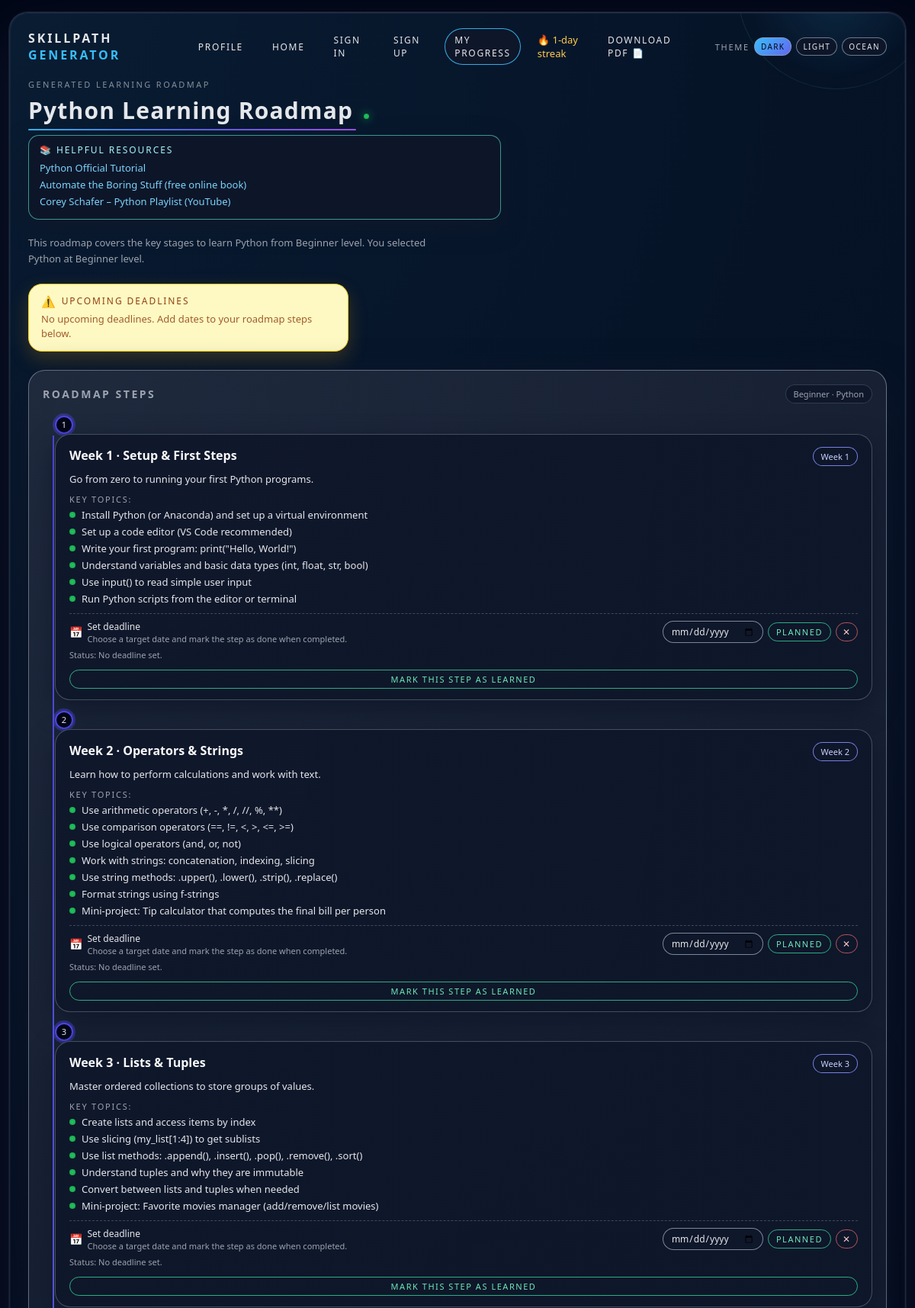
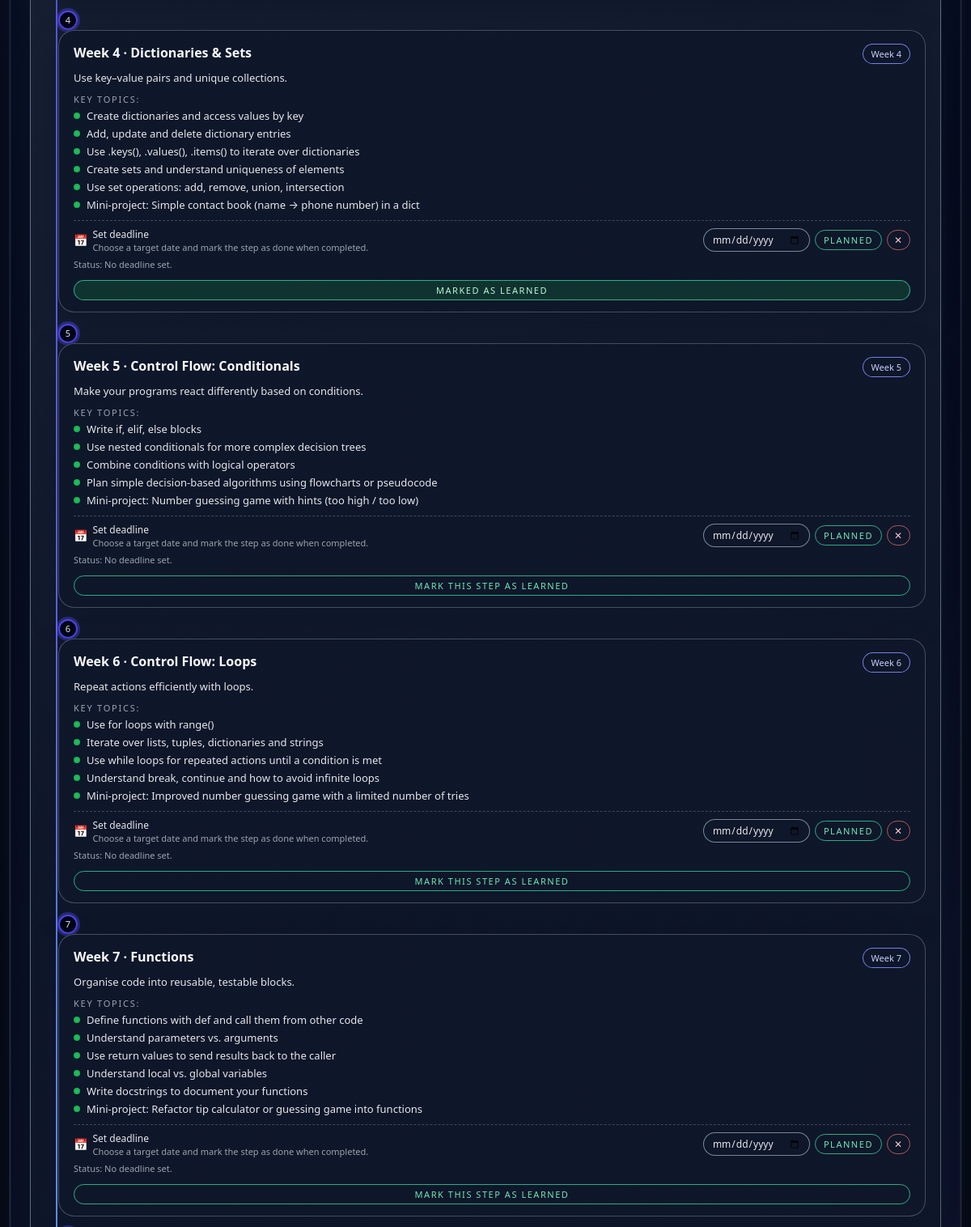
Page /roadmap/ (signed in, upper part) on the committed database (2 pictures, top to bottom).
### core/models.py (models this page shows, shortened)
class UserStreak(models.Model):
    user = models.OneToOneField(User, on_delete=models.CASCADE)
    current_streak = models.IntegerField(default=0)
    longest_streak = models.IntegerField(default=0)
    last_completed_date = models.DateField(null=True, blank=True)

class RoadmapStep(models.Model):
    language = models.CharField(max_length=100)
    title = models.CharField(max_length=255)
    week = models.IntegerField()
    level = models.CharField(max_length=100)

### core/views.py (the view, shortened to what this page needs)
# urls.py: path('roadmap/', views.roadmap, name='roadmap'),
def roadmap(request):
    mode = (request.GET.get("mode") or "language").strip() or "language"
    raw_language = request.GET.get("language") or "Python"
    raw_level = request.GET.get("level") or "Beginner"
    language, level, steps, title, subtitle = build_language_roadmap(
        request.user, raw_language, raw_level
    )
    resources = LANGUAGE_RESOURCE_LINKS.get(language, {}).get(level, [])
    pdf_url = reverse("roadmap_pdf")
    pdf_download_url = (
        f"{pdf_url}?mode=language"
        f"&language={quote_plus(language)}"
        f"&level={quote_plus(level)}"
    )
    return render(
        request,
        "core/roadmap.html",
        {
            "mode": "language",
            "language": language,
            "level": level,
            "title": title,
            "subtitle": subtitle,
            "steps": steps,               # has topics, db_id, is_completed
            "resources": resources,
            "pdf_download_url": pdf_download_url,
        },
    )

### core/templates/core/roadmap.html (shortened to what this page needs)
{% extends 'core/base.html' %}
{% block main %}
<div class="header" data-roadmap-meta
     data-language="{{ language|default_if_none:'' }}"
     data-level="{{ level|default_if_none:'' }}">
    <div class="title-block">
        <div class="title-eyebrow">Generated Learning Roadmap</div>
        <div class="title-main">
            <span class="title-highlight">{{ title }}</span>
            <span class="title-dot"></span>
        </div>
        {% if resources %}
<div class="resource-panel">
    <div class="resource-title">📚 Helpful Resources</div>
    <ul class="resource-list">
        {% for r in resources %}
        <li><a href="{{ r.url }}" target="_blank" rel="noopener noreferrer">{{ r.label }}</a></li>
        {% endfor %}
    </ul>
</div>
{% endif %}
        <p class="subtitle">
            {{ subtitle }}
        </p>
    </div>
</div>
<div class="roadmap-layout">
    <div class="deadline-summary-wrapper">
        <div class="deadline-summary-card">
            <div class="deadline-summary-title">
                <span class="deadline-summary-title-icon">⚠️</span>
                <span>Upcoming deadlines</span>
            </div>
            <div class="deadline-summary-body js-deadline-summary-body">
            </div>
        </div>
    </div>
    <div class="roadmap-main-card">
        <div class="roadmap-main-header">
            <h2>Roadmap steps</h2>
            <div class="pill-soft">
                {{ level }} · {{ language|default_if_none:"" }}
            </div>
        </div>
        <div class="roadmap-body">
            <div class="roadmap-timeline">
                <div class="roadmap-timeline-line"></div>
            </div>
            <div class="roadmap-steps">
                {% for step in steps %}
                <div class="roadmap-step-row">
                    <div class="step-badge">{{ step.number }}</div>
                    <div class="step-card"
                         data-step-number="{{ step.number }}">
                        <div class="step-header">
                            <div class="step-title">{{ step.title }}</div>
                            <div class="step-duration-pill">{{ step.duration }}</div>
                        </div>
                        <div class="step-summary">{{ step.summary }}</div>
                        <div class="step-topics-title">Key topics:</div>
                        <ul class="step-topics-list">
                            {% for topic in step.topics %}
                            <li class="step-topics-item">
                                <div class="step-topics-bullet"></div>
                                <div>{{ topic }}</div>
                            </li>
                            {% endfor %}
                        </ul>
                        <div class="step-footer-row">
                            <div class="deadline-row">
                                <div class="deadline-left">
                                    <span class="deadline-icon">📅</span>
                                    <div>
                                        <div class="deadline-label-main">Set deadline</div>
                                        <div class="deadline-label-sub">
                                            Choose a target date and mark the step as done when completed.
                                        </div>
                                    </div>
                                </div>
                                <div class="deadline-right">
                                    <input type="date"
                                           class="deadline-input"
                                           data-deadline-input
                                           data-step="{{ step.number }}">
                                    <button type="button"
                                            class="deadline-status-btn"
                                            data-deadline-done
                                            data-step="{{ step.number }}">
                                        Planned
                                    </button>
                                    <button type="button"
                                            class="deadline-clear-btn"
                                            data-deadline-clear
                                            data-step="{{ step.number }}">
                                        ✕
                                    </button>
                                </div>
                            </div>
                            <div class="step-status-note" data-step-status-note data-step="{{ step.number }}">
                            </div>
                            {% if user.is_authenticated and step.db_id %}
                            <form method="post"
                                  action="{% url 'toggle_progress' step.db_id %}"
                                  style="margin-top:6px;">
                                <button type="submit"
                                        class="deadline-status-btn{% if step.is_completed %} done{% endif %}">
                                    {% if step.is_completed %}
                                        Marked as learned
                                    {% else %}
                                        Mark this step as learned
                                    {% endif %}
                                </button>
                            </form>
                            {% endif %}
                        </div>
                    </div>
                </div>
                {% endfor %}
            </div>
        </div>
    </div>
</div>
{% endblock %}

### core/templates/core/base.html (shortened to what this page needs)
<!DOCTYPE html>
<html lang="en">
<head>
</head>
<body class="theme-dark">
<div class="container">
    <div class="navbar">
        <div class="nav-brand">SkillPath <span>Generator</span></div>
        <div class="nav-links">
            <a href="{% url 'profile' %}" class="nav-link">Profile</a>
            <a href="{% url 'home' %}" class="nav-link">Home</a>
            <a href="{% url 'sign_in' %}" class="nav-link">Sign In</a>
            <a href="{% url 'sign_up' %}" class="nav-link">Sign Up</a>
            <a href="{% url 'my_progress' %}" class="nav-link nav-pill">My Progress</a>
            {% if user.is_authenticated and user.userstreak %}
                <span style="margin-left:10px; font-size:13px; color:#ffcc4b;">
                🔥 {{ user.userstreak.current_streak }}-day streak
                </span>
            {% endif %}
            {% if pdf_download_url %}
                <a href="{{ pdf_download_url }}" class="nav-link nav-link-pill">
                Download PDF 📄
                </a>
            {% endif %}
            <div class="nav-theme-toggle">
                <span>Theme</span>
                <button type="button" class="theme-chip" data-theme-btn="dark">Dark</button>
                <button type="button" class="theme-chip" data-theme-btn="light">Light</button>
                <button type="button" class="theme-chip" data-theme-btn="ocean">Ocean</button>
            </div>
        </div>
    </div>
    {% block main %}{% endblock %}
</div>
</body>
</html>

### core/templates/core/base.html (style rules this page uses)
* { box-sizing: border-box; margin: 0; padding: 0; font-family: system-ui, -apple-system, BlinkMacSystemFont, "Segoe UI", sans-serif; }
body { min-height: 100vh; background: radial-gradient(circle at top, #020617 0, #020617 35%, #020617 40%, #000 100%); padding: 16px 12px; color: #e5e7eb; transition: background 0.4s ease, color 0.3s ease; }
.container { width: 100%; max-width: 1200px; margin: 0 auto; background: radial-gradient(circle at top left, rgba(56, 189, 248, 0.12), transparent 55%), radial-gradient(circle at bottom right, rgba(129, 140, 248, 0.15), transparent 55%), linear-gradient(145deg, #020617, #020617, #020617); border-radius: 24px; padding: 20px 24px 20px 24px; box-shadow: 0 32px 80px rgba(15, 23, 42, 0.95), 0 0 0 1px rgba(148, 163, 184, 0.18); border: 1px solid rgba(148, 163, 184, 0.18); position: relative; overflow: hidden; min-height: calc(100vh - 32px); display: flex; flex-direction: column; }
.container::before { content: ""; position: absolute; inset: 0; pointer-events: none; border-radius: inherit; border: 1px solid rgba(148, 163, 184, 0.2); opacity: 0.4; }
.navbar { position: relative; z-index: 1; display: flex; align-items: center; justify-content: space-between; margin-bottom: 18px; }
.nav-brand { font-size: 16px; font-weight: 650; letter-spacing: 0.18em; text-transform: uppercase; color: #e5e7eb; }
.nav-brand span { color: #38bdf8; }
.nav-links { display: flex; gap: 12px; align-items: center; }
.nav-links { position: relative; z-index: 9999; }
nav, .navbar { position: relative; z-index: 9999; }
.nav-link { font-size: 12px; letter-spacing: 0.14em; text-transform: uppercase; padding: 6px 12px; border-radius: 999px; border: 1px solid transparent; text-decoration: none; color: #e5e7eb; background: transparent; cursor: pointer; }
.nav-pill { border-color: rgba(56, 189, 248, 0.9); background: rgba(15, 23, 42, 0.95); }
.nav-theme-toggle { display: flex; align-items: center; gap: 6px; margin-left: 18px; font-size: 11px; letter-spacing: 0.16em; text-transform: uppercase; color: #9ca3af; }
.theme-chip { border-radius: 999px; border: 1px solid rgba(148, 163, 184, 0.7); padding: 4px 8px; font-size: 10px; letter-spacing: 0.14em; text-transform: uppercase; background: rgba(15, 23, 42, 0.9); color: #e5e7eb; cursor: pointer; transition: background 0.2s ease, color 0.2s ease, box-shadow 0.2s ease; }
.theme-chip-active { background: linear-gradient(135deg, #38bdf8, #6366f1); color: #020617; box-shadow: 0 0 0 1px rgba(15, 23, 42, 0.9); }
.header { position: relative; z-index: 1; margin-bottom: 22px; }
.title-block { max-width: 620px; }
.title-eyebrow { font-size: 11px; letter-spacing: 0.22em; text-transform: uppercase; color: #9ca3af; opacity: 0.85; }
.title-main { margin-top: 6px; font-size: 30px; font-weight: 750; letter-spacing: 0.04em; display: inline-flex; align-items: baseline; gap: 10px; }
.title-highlight { position: relative; padding-right: 4px; }
.title-highlight::after { content: ""; position: absolute; left: 0; bottom: -6px; width: 100%; height: 2px; border-radius: 999px; background: linear-gradient(90deg, #38bdf8, #6366f1, #a855f7); opacity: 0.9; }
.title-dot { width: 7px; height: 7px; border-radius: 999px; background: radial-gradient(circle, #22c55e, #16a34a); box-shadow: 0 0 12px rgba(34, 197, 94, 0.8); }
.subtitle { margin-top: 14px; font-size: 13px; color: #9ca3af; max-width: 540px; line-height: 1.6; }
.pill-soft { font-size: 11px; padding: 4px 10px; border-radius: 999px; background: rgba(15, 23, 42, 0.94); border: 1px solid rgba(55, 65, 81, 0.9); color: #9ca3af; }
form { display: grid; gap: 18px; }
button { border: none; cursor: pointer; border-radius: 999px; padding: 11px 20px; font-size: 13px; font-weight: 500; letter-spacing: 0.08em; text-transform: uppercase; display: inline-flex; align-items: center; justify-content: center; gap: 8px; transition: transform 0.08s ease, box-shadow 0.08s ease, background 0.2s ease, opacity 0.2s ease; }

### rows in the picture
RoadmapStep: number "1", title "Week 1 · Setup & First Steps", duration "Week 1", summary "Go from zero to running your first Python programs.", topics "Install Python (or Anaconda) and set up a virtual environment" "Set up a code editor (VS Code recommended)" "Write your first program: print(\"Hello, World!\")" "Understand variables and basic data types (int, float, str, bool)" "Use input() to read simple user input" "Run Python scripts from the editor or terminal", shows "MARK THIS STEP AS LEARNED"
RoadmapStep: number "2", title "Week 2 · Operators & Strings", duration "Week 2", summary "Learn how to perform calculations and work with text.", topics "Use arithmetic operators (+, -, *, /, //, %, **)" "Use comparison operators (==, !=, <, >, <=, >=)" "Use logical operators (and, or, not)" "Work with strings: concatenation, indexing, slicing" "Use string methods: .upper(), .lower(), .strip(), .replace()" "Format strings using f-strings" "Mini-project: Tip calculator that computes the final bill per person", shows "MARK THIS STEP AS LEARNED"
RoadmapStep: number "3", title "Week 3 · Lists & Tuples", duration "Week 3", summary "Master ordered collections to store groups of values.", topics "Create lists and access items by index" "Use slicing (my_list[1:4]) to get sublists" "Use list methods: .append(), .insert(), .pop(), .remove(), .sort()" "Understand tuples and why they are immutable" "Convert between lists and tuples when needed" "Mini-project: Favorite movies manager (add/remove/list movies)", shows "MARK THIS STEP AS LEARNED"
RoadmapStep: number "4", title "Week 4 · Dictionaries & Sets", duration "Week 4", summary "Use key–value pairs and unique collections.", topics "Create dictionaries and access values by key" "Add, update and delete dictionary entries" "Use .keys(), .values(), .items() to iterate over dictionaries" "Create sets and understand uniqueness of elements" "Use set operations: add, remove, union, intersection" "Mini-project: Simple contact book (name → phone number) in a dict", shows "MARKED AS LEARNED"
RoadmapStep: number "5", title "Week 5 · Control Flow: Conditionals", duration "Week 5", summary "Make your programs react differently based on conditions.", topics "Write if, elif, else blocks" "Use nested conditionals for more complex decision trees" "Combine conditions with logical operators" "Plan simple decision-based algorithms using flowcharts or pseudocode" "Mini-project: Number guessing game with hints (too high / too low)", shows "MARK THIS STEP AS LEARNED"
RoadmapStep: number "6", title "Week 6 · Control Flow: Loops", duration "Week 6", summary "Repeat actions efficiently with loops.", topics "Use for loops with range()" "Iterate over lists, tuples, dictionaries and strings" "Use while loops for repeated actions until a condition is met" "Understand break, continue and how to avoid infinite loops" "Mini-project: Improved number guessing game with a limited number of tries", shows "MARK THIS STEP AS LEARNED"
RoadmapStep: number "7", title "Week 7 · Functions", duration "Week 7", summary "Organise code into reusable, testable blocks.", topics "Define functions with def and call them from other code" "Understand parameters vs. arguments" "Use return values to send results back to the caller" "Understand local vs. global variables" "Write docstrings to document your functions" "Mini-project: Refactor tip calculator or guessing game into functions", shows "MARK THIS STEP AS LEARNED"

### other values in the picture
{{ user.userstreak.current_streak }} "1"
{{ title }} "Python Learning Roadmap"
{{ r.label }} "Python Official Tutorial" "Automate the Boring Stuff (free online book)" "Corey Schafer – Python Playlist (YouTube)"
{{ subtitle }} "This roadmap covers the key stages to learn Python from Beginner level. You selected Python at Beginner level."
{{ level }} "Beginner"
{{ language|default_if_none:"" }} "Python"
